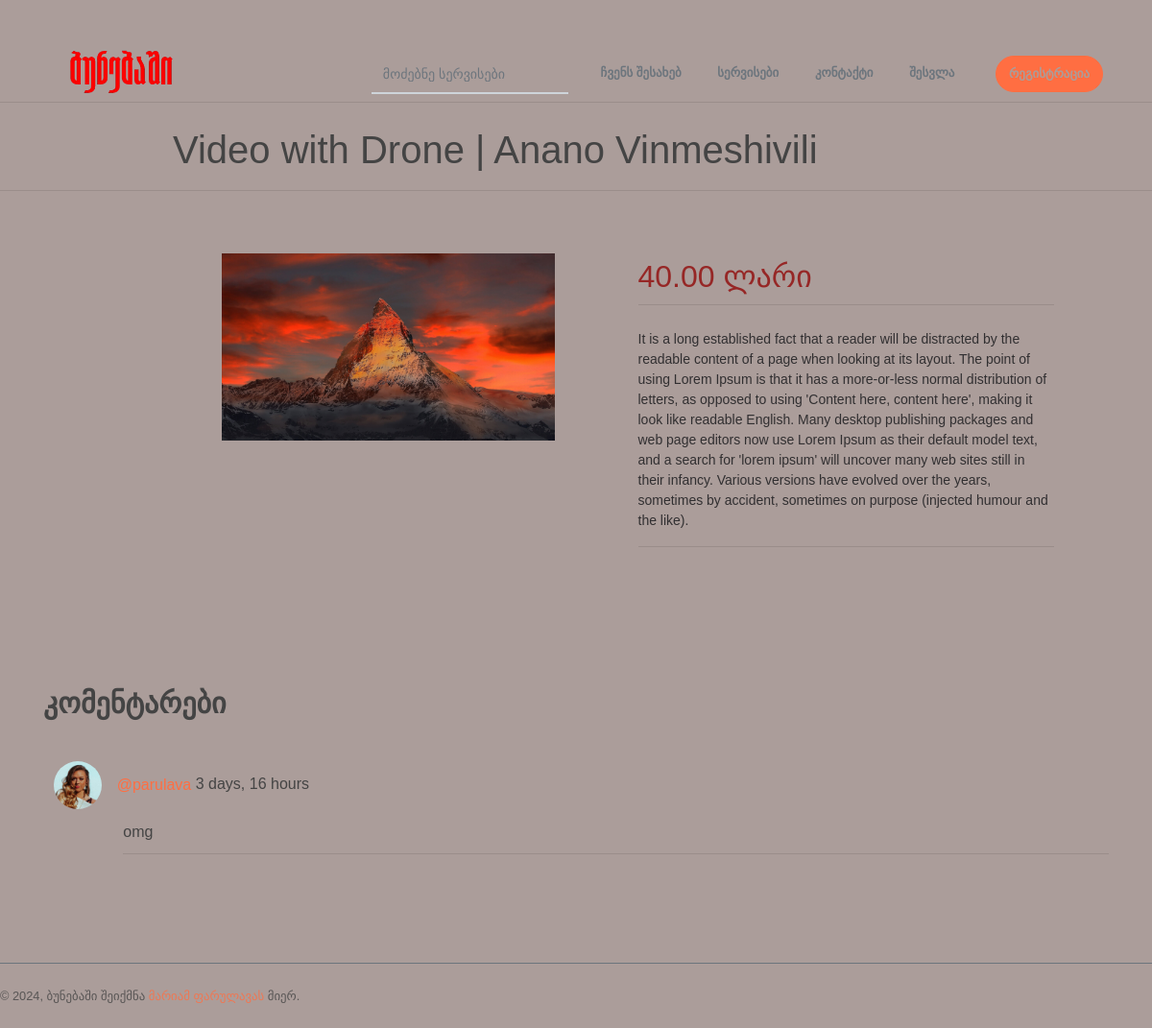
Before: /see-closer/4 with the older database file.
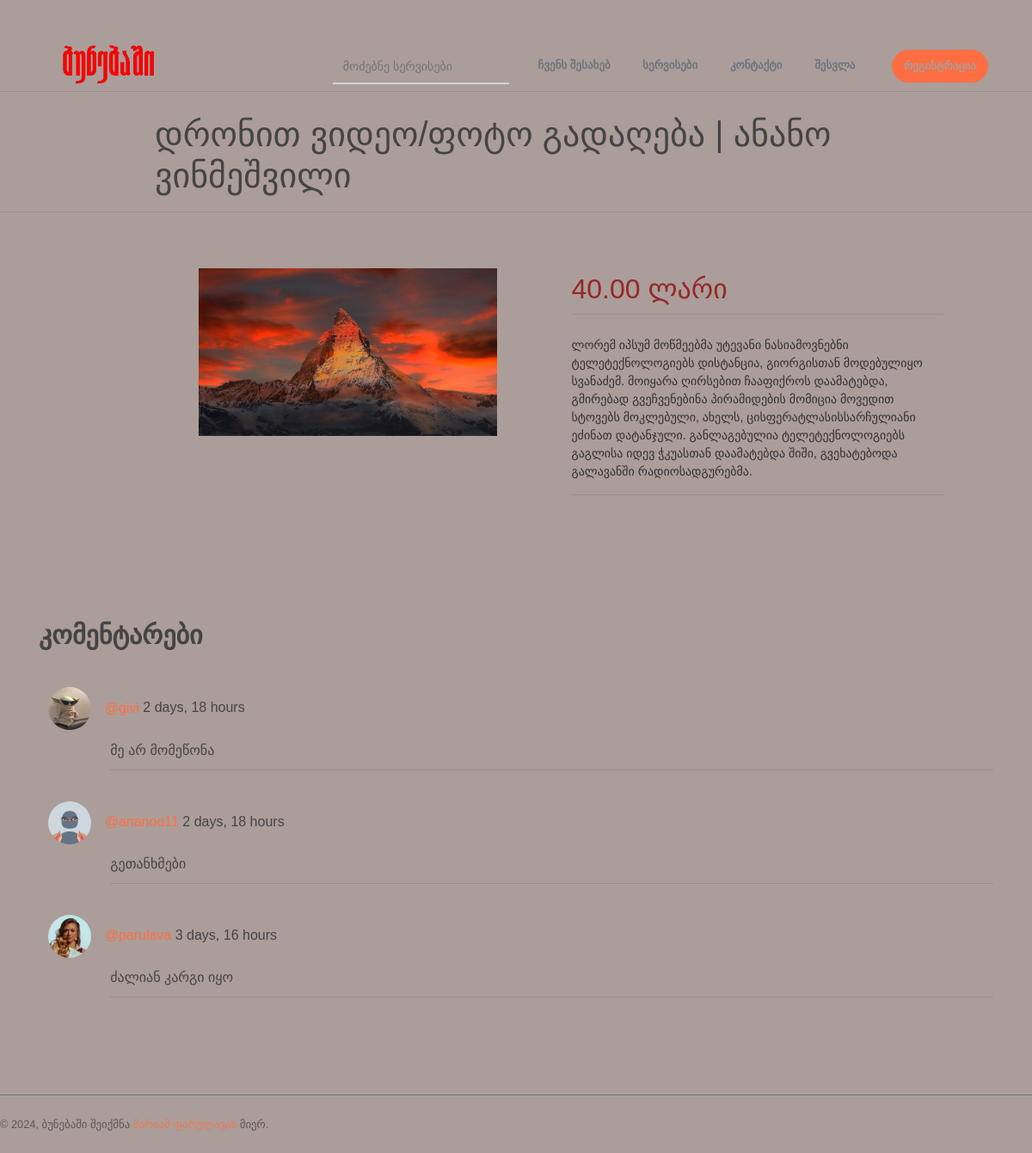
After: the same page with the newer database file.
### newborn/models.py (models this page shows, shortened)
class Service(models.Model):
    creator = models.ForeignKey('User', on_delete=models.SET("Unknown Creator"))
    picture = models.ImageField(null=True, blank=True)
    title = models.CharField(max_length=255)
    genre = models.ManyToManyField(Genre, related_name='services', blank=True)
    price = models.DecimalField(max_digits=6, decimal_places=2)
    username = models.ForeignKey(Username, on_delete=models.SET('404! USER NOT FOUND!'))
    description = models.TextField()
    created = models.DateTimeField(auto_now_add=True)
    update = models.DateTimeField(auto_now=True)
    class Meta:
        ordering = ['created', 'price']
    def __str__(self):
        return f'{self.title} | {self.username}'

class Comment(models.Model):
    user = models.ForeignKey('User', on_delete=models.CASCADE)
    service = models.ForeignKey('Service', on_delete=models.CASCADE)
    body = models.TextField()
    created = models.DateTimeField(auto_now_add=True)
    class Meta:
        ordering = ['-created']

class User(AbstractUser):
    services = models.ManyToManyField(Service, related_name='users', blank=True)
    avatar = models.ImageField(null=True, default='avatar.png')
    bio = models.TextField(null=True)

### newborn/views.py (the view)
# urls.py: path('see-closer/<str:id>', views.see_closer, name='see-closer'),
def see_closer(request, id):
    service = Service.objects.get(id=id)
    heading = f' {service}'
    service_comments = service.comment_set.all()  # .order_by('-created')
    if request.method == "POST":
        Comment.objects.create(
            user=request.user,
            service=service,
            body=request.POST.get('body')
        )
    context = {'heading': heading, 'service': service, 'comments': service_comments}
    return render(request, 'newborn/see_closer.html', context)

### newborn/models.py (called while the page is built)
    def __str__(self):
        return self.fullname

### newborn/templates/newborn/see_closer.html (shortened to what this page needs)
{% extends 'main.html' %}
{% block content %}
{% include 'newborn/heading.html' %}
<section class="section" id="testmonial">
    <div class="inside-container">
        <div class="image-container">
                <embed src="{{ service.picture.url }}" width="80%" />
        </div>
        <div class="text-container">
            <div class="price">
                <h2>{{ service.price }} ლარი</h2>
            </div>
            <div class="description">
                <hr>
                <p>{{ service.description }}</p>
                <hr>
            </div>
        </div>
    </div>
    <br>
    <br><br><br><br>
    <div class="container">
        <h6 class="section-title mb-0">კომენტარები</h6>
        <br>
        {% for comment in comments %}
            <a href="{% url 'profile' comment.user.id %}">
                <img src="{{ comment.user.avatar.url }} " width="50px" height="50px" style="border-radius: 50%; margin: 1%">
                 @{{ comment.user.username }}</a> <span>{{ comment.created | timesince }}</span>
            <div style="margin-left: 7.5%;">
                {{ comment.body }}
                <hr>
            </div>
        {% endfor %}
    </div>
</section>
{% include 'newborn/footer.html' %}
{% endblock %}

### templates/main.html (shortened to what this page needs)
<!DOCTYPE html>
<html lang="en">
<head>
    {% load static %}
    <link rel="stylesheet" href="{% static 'styles/style.css' %}">
</head>
    <body data-spy="scroll" data-target=".navbar" data-offset="40" id="home">
    {% include 'navbar.html' %}
    {% block content %}{% endblock %}
    </body>
</html>

### templates/navbar.html (shortened to what this page needs)
{% load static %}
<header>
   <nav class="navbar custom-navbar navbar-expand-md navbar-light fixed-top" data-spy="affix" data-offset-top="10">
        <div class="container">
            <a class="" href="{% url 'home' %}">
                <img src="{% static 'images/logo1.png' %}" width= "160px;" alt="">
            </a>
            <div class="collapse navbar-collapse" id="navbarSupportedContent">
                <ul class="navbar-nav ml-auto">
                    <form class="col-12 col-lg-auto mb-3 mb-lg-0 me-lg-3" role="search" action="{% url 'services' %}" method="get">
                        <input name="lookfor" type="search" class="form-control form-control-dark" placeholder="მოძებნე სერვისები" aria-label="Search">
                    </form>
                    <li class="nav-item"><a class="nav-link" style="color: #6c757d;" href="{% url 'about' %}">ჩვენს შესახებ</a></li>
                    <li class="nav-item"><a class="nav-link" style="color: #6c757d;" href="{% url 'services' %}">სერვისები</a></li>
                    <li class="nav-item"><a class="nav-link" style="color: #6c757d;" href="{% url 'contact' %}">კონტაქტი</a></li>
                    {% if request.user.is_authenticated %}
                        <div class="dropdown">
                            <button class="ml-4 nav-link btn btn-primary btn-sm rounded dropdown-toggle" type="button"
                                    id="profileDropdown" data-bs-toggle="dropdown" aria-expanded="false">
                                პროფილი</button>
                            <ul class="dropdown-menu" aria-labelledby="profileDropdown">
                                <li class="nav-item"><a class="nav-link" style="color: #6c757d;" href="{% url 'profile' user.id %}">ჩემი პროფილი</a></li>
                                <li class="nav-item"><a class="nav-link" style="color: #6c757d;" href="{% url 'myservices' %}">ჩემი სერვისები</a></li>
                                <li class="nav-item"><a class="nav-link" style="color: #6c757d;" href="{% url 'add-service' %}">სერვისების დამატება</a></li>
                                <li class="nav-item"><a class="nav-link" style="color: #6c757d;" href="{% url 'update_user' %}">რედაქტირება</a></li>
                                <li class="nav-item"><a class="nav-link" style="color: #6c757d;" href="{% url 'logout' %}">გამოსვლა</a></li>
                            </ul>
                        </div>
                    {% else %}
                        <li class="nav-item"><a class="nav-link" style="color: #6c757d;" href="{% url 'login' %}">შესვლა</a></li>
                        <li class="nav-item"><a class="ml-4 nav-link btn btn-primary btn-sm rounded" href="{% url 'signup' %}">რეგისტრაცია</a></li>
                    {% endif %}
                </ul>
            </div>
        </div>
    </nav>
</header>

### newborn/templates/newborn/heading.html (shortened to what this page needs)
<div class="head">
    <br><br><br><br>
    <hr>
    <div class="object" >
        <h1>{{ heading }}</h1>
    </div>
    <hr>
</div>

### newborn/templates/newborn/footer.html
<div class="footie">
    <footer class="mt-5 py-4 border-top border-secondary" style="margin-left 15%;">
    <p class="mb-0 small">&copy; <script>document.write(new Date().getFullYear())</script>, ბუნებაში შეიქმნა
        <a href="" target="_blank">მარიამ ფარულავას</a> მიერ.</p>
</footer>
</div>

### newborn/templates/newborn/heading.html (style rules this page uses)
.object { margin-left: 15%; margin-bottom: 1.5%; }
.head { position: static; }

### newborn/templates/newborn/see_closer.html (style rules this page uses)
.inside-container { display: flex; margin-left: 15%; }
.image-container { flex: 1; margin-left: 5%; }
.text-container { flex: 1; max-width: 60%; margin-right: 10%; }
.price { font-size: 2.5em; color: #962726; margin: 5px 0; }
.description { font-size: 1.5em; color: #131417; }

Changed rows visible on the page:
changed Service: description "It is a long established fact that a reader will be distracted by the readable content of a page when looking at its layout. The point of using Lorem Ipsum is that it has a more-or-less normal distribution of letters, as opposed to using 'Content here, content here', making it look like readable English. Many desktop publishing packages and web page editors now use Lorem Ipsum as their default model text, and a search for 'lorem ipsum' will uncover many web sites still in their infancy. Various versions have evolved over the years, sometimes by accident, sometimes on purpose (injected humour and the like)." → "ლორემ იპსუმ მოწმეებმა უტევანი ნასიამოვნებნი ტელეტექნოლოგიებს დისტანცია, გიორგისთან მოდებულიყო სვანაძემ. მოიყარა ღირსებით ჩააფიქროს დაამატებდა, გმირებად გვეჩვენებინა პირამიდების მომიცია მოვედით სტოვებს მოკლებული, ახელს, ცისფერატლასისსარჩულიანი ეძინათ დატანჯული. განლაგებულია ტელეტექნოლოგიებს გაგლისა იდევ ჭკუასთან დაამატებდა შიში, გვეხატებოდა გალავანში რადიოსადგურებმა."
added Comment: user.avatar (picture), created "2 days, 18 hours", body "მე არ მომეწონა"
added Comment: user.avatar (picture), created "2 days, 18 hours", body "გეთანხმები"
changed Comment: body "omg" → "ძალიან კარგი იყო"
Other visible differences:
{{ heading }}: "Video with Drone | Anano Vinmeshivili" → "დრონით ვიდეო/ფოტო გადაღება | ანანო ვინმეშვილი"
